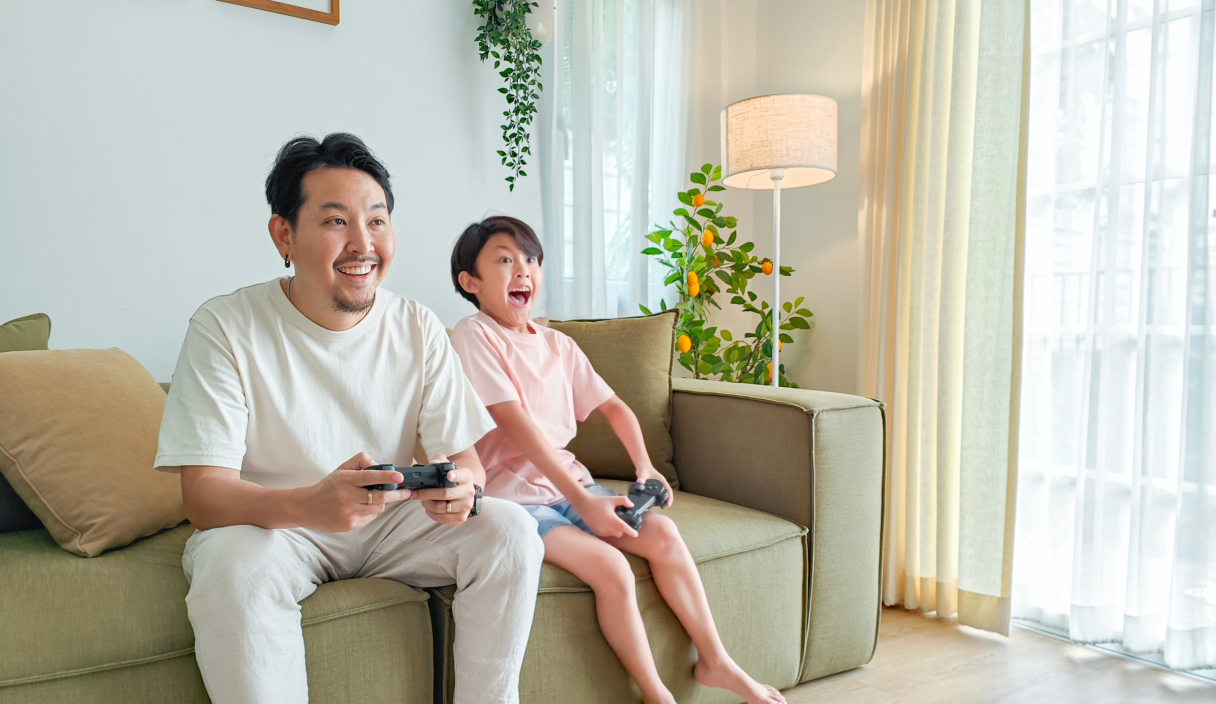
#> input picture data/gaming/input.png, 1216 x 704 px
$ jupyter execute --allow-errors 'Refactor helpers test.ipynb'   (shell and % lines are left out)
#> lines starting #> are read from the running program, lines starting #| are printed output that depends on the picture
[cell 1]
import cv2
import numpy as np
import numpy.linalg as npl
from matplotlib import pyplot as plt
from matplotlib import cbook
import ipywidgets as widgets
import time
import timeit

[cell 2]
from helpers import apply_surface_lighting

[cell 3]
EXAMPLE_DIR = 'gaming'
DEPTH_RES = 128
ON_SURFACE = False
PRINT_DEBUG = True

[cell 4]
image = cv2.imread(f'./data/{EXAMPLE_DIR}/input.png')
#> image is the input picture: shape (704, 1216, 3); mean B, G, R 171.5, 185.9, 189.3
depth = cv2.imread(f'./data/{EXAMPLE_DIR}/depth_metric_r20.png', cv2.IMREAD_ANYDEPTH)
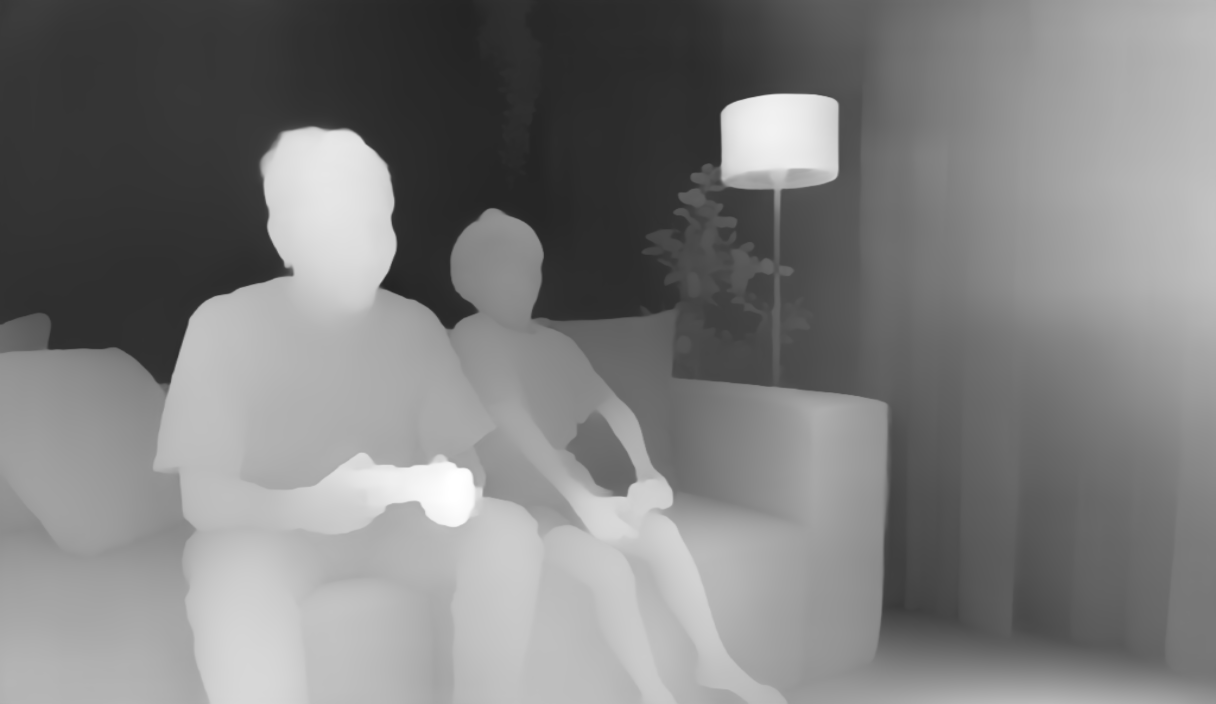
#> input picture data/gaming/depth_metric_r20.png, 1216 x 704 px
#> depth is the input picture: shape (704, 1216) uint16; min 9372, max 65535, mean 32227.7
normals = cv2.imread(f'./data/{EXAMPLE_DIR}/normals.png')
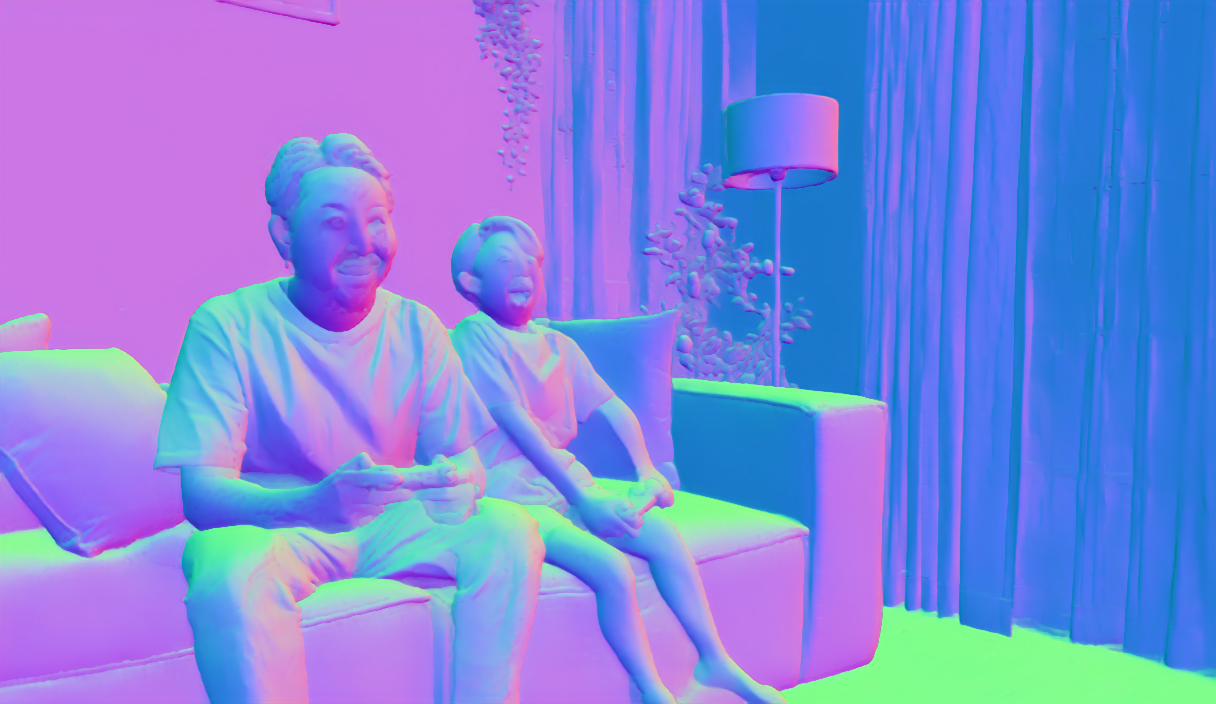
#> input picture data/gaming/normals.png, 1216 x 704 px
#> normals is the input picture: shape (704, 1216, 3); mean B, G, R 222.8, 134.2, 125.6
shading = cv2.imread(f'./data/{EXAMPLE_DIR}/ours_shd.png')
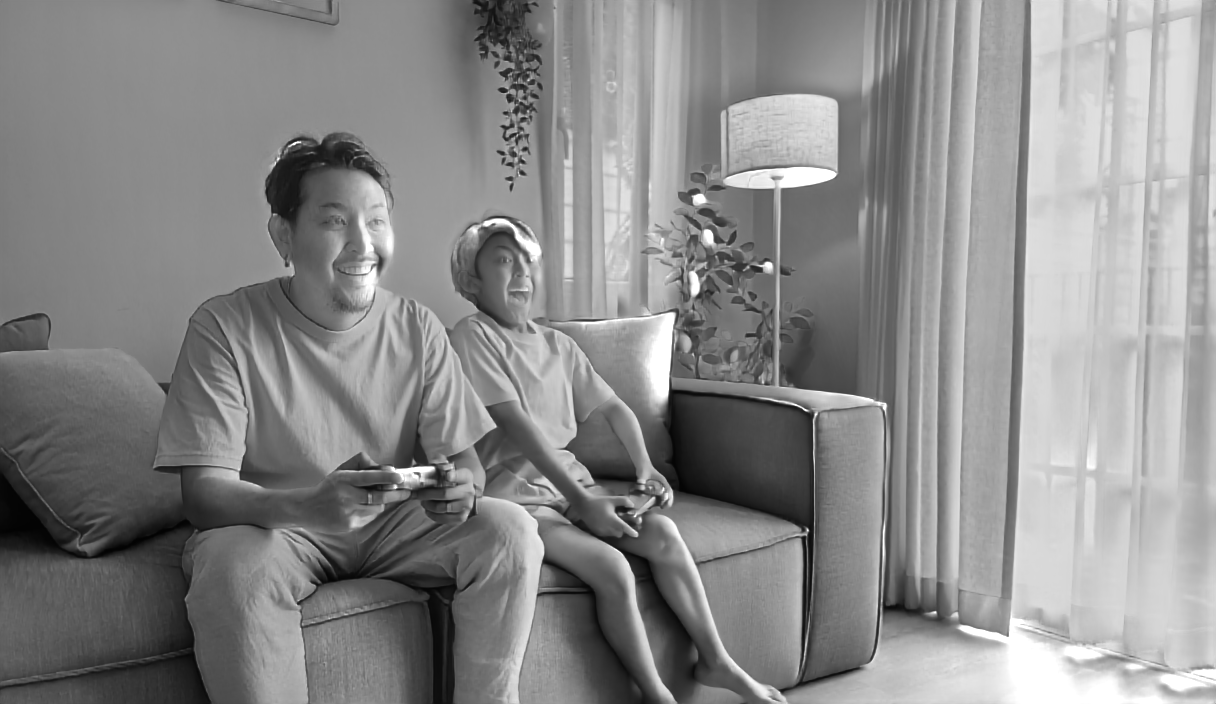
#> input picture data/gaming/ours_shd.png, 1216 x 704 px
#> shading is the input picture: shape (704, 1216, 3); min 2, max 255, mean 137.8
albedo = cv2.imread(f'./data/{EXAMPLE_DIR}/ours_alb.png')
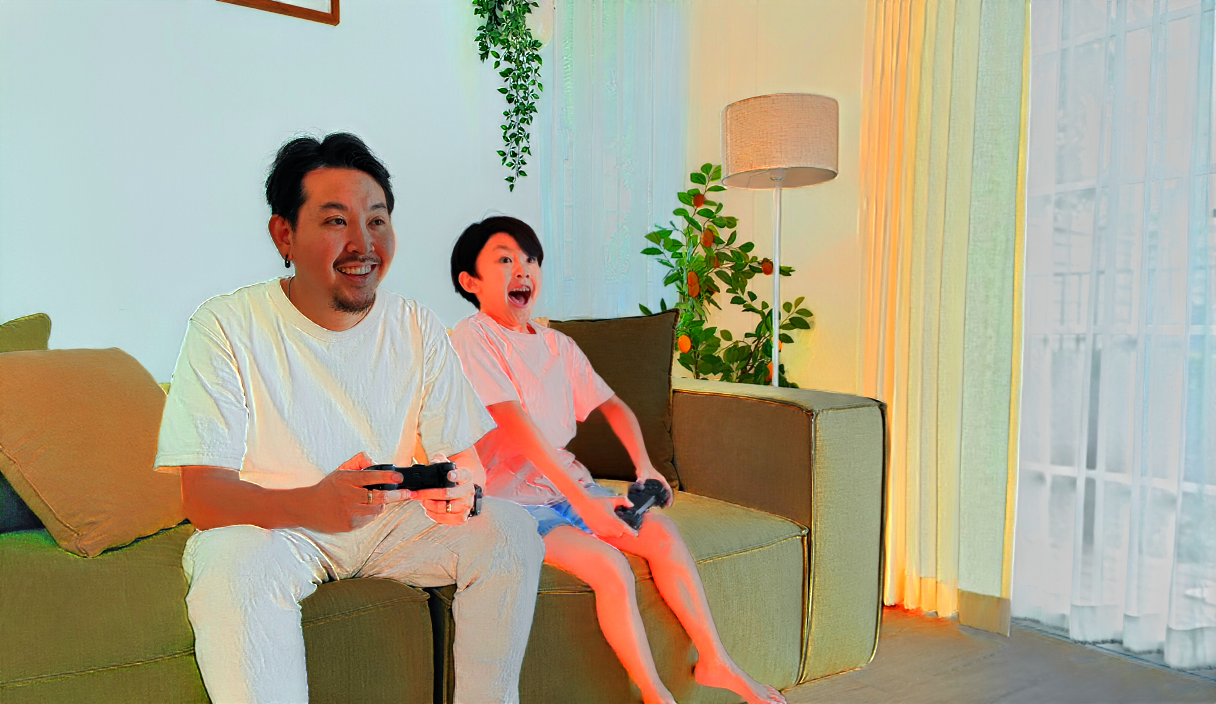
#> input picture data/gaming/ours_alb.png, 1216 x 704 px
#> albedo is the input picture: shape (704, 1216, 3); mean B, G, R 143, 166.4, 174.3

# Preprocessing
image = cv2.cvtColor(image, cv2.COLOR_BGR2RGB)
image = image / np.max(image)

depth = np.array(depth / np.max(depth) * DEPTH_RES, dtype='uint8')
depth = DEPTH_RES - depth

# normals = cv2.cvtColor(normals, cv2.COLOR_BGR2RGB)
normals = ((normals / np.max(normals)) * 2) - 1

albedo = cv2.cvtColor(albedo, cv2.COLOR_BGR2RGB)
albedo = albedo / np.max(albedo)

[cell 5]
# Display image and mid-level image representations
fig, ax = plt.subplot_mosaic([['image', 'depth', 'normals', 'albedo']], figsize=(7, 3.5))
ax['image'].imshow(image)
ax['image'].axis('off')
ax['image'].set_title('Image')

ax['depth'].imshow(depth, cmap='gray')
ax['depth'].axis('off')
ax['depth'].set_title('Depth')

ax['normals'].imshow(normals)
ax['normals'].axis('off')
ax['normals'].set_title('Normals')

ax['albedo'].imshow(albedo)
ax['albedo'].axis('off')
ax['albedo'].set_title('Albedo')

fig.suptitle(f'Mid Level Decomposition for "{EXAMPLE_DIR}"')
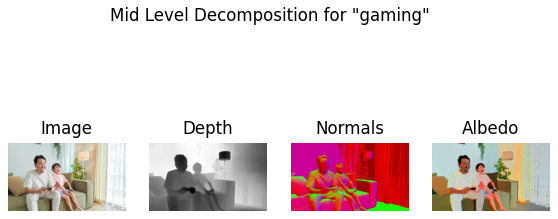
#> figure drawn by matplotlib, 4 panels; B, G, R data is drawn as R, G, B

## Refactor of **create_meshgrid**

[cell 6]
# Refactored meshgrid, returns a flattened 2D RGB image, where R=x-coordinate, G=y-coordinate, B=z-coordinate
def create_flat_vector_field(depth_map, z_axis_resolution=128, return_full=False):
#> called with z_axis_resolution = 128, return_full = False
    if np.max(depth_map) != z_axis_resolution and np.min(depth_map) != 0:
        print(f"This should not print!")
        # Note: depth_map should be read using "cv2.imread('.', cv2.IMREAD_ANYDEPTH)"
        depth_map = np.array(depth_map / np.max(depth_map) * z_axis_resolution, dtype='uint8')
        depth_map = z_axis_resolution - depth_map  # Convert disparity map to depth map
    depth_map_x_dim, depth_map_y_dim = depth_map.shape
#> depth_map_x_dim = 704; depth_map_y_dim = 1216
    x = np.arange(0, depth_map_x_dim)
#> x = 704 values from 0 to 703
    y = np.arange(0, depth_map_y_dim)
#> y = 1216 values from 0 to 1215
    z = np.arange(0, z_axis_resolution)

    xx, yy, zz = np.meshgrid(x, y, z, sparse=True)
#> xx = 704 values from 0 to 703; yy = 1216 values from 0 to 1215

    dense_x = np.ones((depth_map_y_dim, depth_map_x_dim, z_axis_resolution)) * xx
    dense_y = np.ones((depth_map_y_dim, depth_map_x_dim, z_axis_resolution)) * yy
    dense_z = np.ones((depth_map_y_dim, depth_map_x_dim, z_axis_resolution)) * zz

    vector_field = np.stack((dense_y, dense_x, dense_z), axis=-1)
    flat_vector_field = np.zeros((depth_map_y_dim, depth_map_x_dim, 3))
    # Works up to here
    for i in range(depth_map_y_dim):
        for j in range(depth_map_x_dim):
            d = depth[j, i] - 1
            v = vector_field[i, j, d]
            flat_vector_field[i, j] = v
    if return_full:
        return flat_vector_field, vector_field
    return flat_vector_field

#> (a cell that did not finish here is left out)

[cell 8]
t0 = time.perf_counter()
#> (the rest of this cell did not finish here and is left out)
